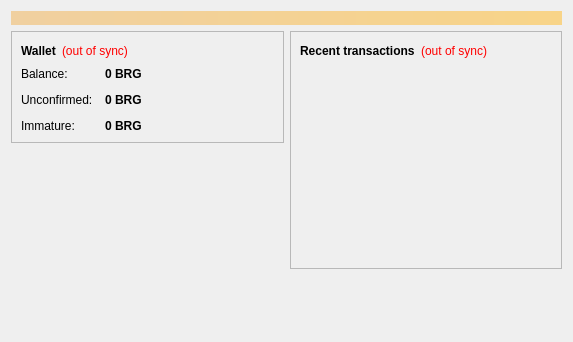
<?xml version="1.0" encoding="UTF-8"?>
<ui version="4.0">
 <class>OverviewPage</class>
 <widget class="QWidget" name="OverviewPage">
  <property name="geometry">
   <rect>
    <x>0</x>
    <y>0</y>
    <width>573</width>
    <height>342</height>
   </rect>
  </property>
  <property name="windowTitle">
   <string>Form</string>
  </property>
  <layout class="QVBoxLayout" name="topLayout">
   <item>
    <widget class="QLabel" name="labelAlerts">
     <property name="visible">
      <bool>false</bool>
     </property>
     <property name="styleSheet">
      <string notr="true">background-color: qlineargradient(x1: 0, y1: 0, x2: 1, y2: 0, stop:0 #F0D0A0, stop:1 #F8D488); color:#000000;</string>
     </property>
     <property name="wordWrap">
      <bool>true</bool>
     </property>
     <property name="margin">
      <number>3</number>
     </property>
    </widget>
   </item>
   <item>
    <layout class="QHBoxLayout" name="horizontalLayout" stretch="1,1">
     <item>
      <layout class="QVBoxLayout" name="verticalLayout_2">
       <item>
        <widget class="QFrame" name="frame">
         <property name="frameShape">
          <enum>QFrame::StyledPanel</enum>
         </property>
         <property name="frameShadow">
          <enum>QFrame::Raised</enum>
         </property>
         <layout class="QVBoxLayout" name="verticalLayout_4">
          <item>
           <layout class="QHBoxLayout" name="horizontalLayout_4">
            <item>
             <widget class="QLabel" name="label_5">
              <property name="font">
               <font>
                <weight>75</weight>
                <bold>true</bold>
               </font>
              </property>
              <property name="text">
               <string>Wallet</string>
              </property>
             </widget>
            </item>
            <item>
             <widget class="QLabel" name="labelWalletStatus">
              <property name="toolTip">
               <string>The displayed information may be out of date. Your wallet automatically synchronizes with the Bitcoin network after a connection is established, but this process has not completed yet.</string>
              </property>
              <property name="styleSheet">
               <string notr="true">QLabel { color: red; }</string>
              </property>
              <property name="text">
               <string notr="true">(out of sync)</string>
              </property>
              <property name="alignment">
               <set>Qt::AlignLeading|Qt::AlignLeft|Qt::AlignVCenter</set>
              </property>
             </widget>
            </item>
            <item>
             <spacer name="horizontalSpacer_2">
              <property name="orientation">
               <enum>Qt::Horizontal</enum>
              </property>
              <property name="sizeHint" stdset="0">
               <size>
                <width>40</width>
                <height>20</height>
               </size>
              </property>
             </spacer>
            </item>
           </layout>
          </item>
          <item>
           <layout class="QFormLayout" name="formLayout_2">
            <property name="fieldGrowthPolicy">
             <enum>QFormLayout::AllNonFixedFieldsGrow</enum>
            </property>
            <property name="horizontalSpacing">
             <number>12</number>
            </property>
            <property name="verticalSpacing">
             <number>12</number>
            </property>
            <item row="0" column="0">
             <widget class="QLabel" name="label">
              <property name="text">
               <string>Balance:</string>
              </property>
             </widget>
            </item>
            <item row="0" column="1">
             <widget class="QLabel" name="labelBalance">
              <property name="font">
               <font>
                <weight>75</weight>
                <bold>true</bold>
               </font>
              </property>
              <property name="cursor">
               <cursorShape>IBeamCursor</cursorShape>
              </property>
              <property name="toolTip">
               <string>Your current balance</string>
              </property>
              <property name="text">
               <string notr="true">0 BRG</string>
              </property>
              <property name="textInteractionFlags">
               <set>Qt::LinksAccessibleByMouse|Qt::TextSelectableByKeyboard|Qt::TextSelectableByMouse</set>
              </property>
             </widget>
            </item>
            <item row="1" column="0">
             <widget class="QLabel" name="label_3">
              <property name="text">
               <string>Unconfirmed:</string>
              </property>
             </widget>
            </item>
            <item row="1" column="1">
             <widget class="QLabel" name="labelUnconfirmed">
              <property name="font">
               <font>
                <weight>75</weight>
                <bold>true</bold>
               </font>
              </property>
              <property name="cursor">
               <cursorShape>IBeamCursor</cursorShape>
              </property>
              <property name="toolTip">
               <string>Total of transactions that have yet to be confirmed, and do not yet count toward the current balance</string>
              </property>
              <property name="text">
               <string notr="true">0 BRG</string>
              </property>
              <property name="textInteractionFlags">
               <set>Qt::LinksAccessibleByMouse|Qt::TextSelectableByKeyboard|Qt::TextSelectableByMouse</set>
              </property>
             </widget>
            </item>
            <item row="2" column="0">
             <widget class="QLabel" name="labelImmatureText">
              <property name="text">
               <string>Immature:</string>
              </property>
             </widget>
            </item>
            <item row="2" column="1">
             <widget class="QLabel" name="labelImmature">
              <property name="font">
               <font>
                <weight>75</weight>
                <bold>true</bold>
               </font>
              </property>
              <property name="toolTip">
               <string>Mined balance that has not yet matured</string>
              </property>
              <property name="text">
               <string notr="true">0 BRG</string>
              </property>
              <property name="textInteractionFlags">
               <set>Qt::LinksAccessibleByMouse|Qt::TextSelectableByKeyboard|Qt::TextSelectableByMouse</set>
              </property>
             </widget>
            </item>
           </layout>
          </item>
         </layout>
        </widget>
       </item>
       <item>
        <spacer name="verticalSpacer">
         <property name="orientation">
          <enum>Qt::Vertical</enum>
         </property>
         <property name="sizeHint" stdset="0">
          <size>
           <width>20</width>
           <height>40</height>
          </size>
         </property>
        </spacer>
       </item>
      </layout>
     </item>
     <item>
      <layout class="QVBoxLayout" name="verticalLayout_3">
       <item>
        <widget class="QFrame" name="frame_2">
         <property name="frameShape">
          <enum>QFrame::StyledPanel</enum>
         </property>
         <property name="frameShadow">
          <enum>QFrame::Raised</enum>
         </property>
         <layout class="QVBoxLayout" name="verticalLayout">
          <item>
           <layout class="QHBoxLayout" name="horizontalLayout_2">
            <item>
             <widget class="QLabel" name="label_4">
              <property name="text">
               <string>&lt;b&gt;Recent transactions&lt;/b&gt;</string>
              </property>
             </widget>
            </item>
            <item>
             <widget class="QLabel" name="labelTransactionsStatus">
              <property name="toolTip">
               <string>The displayed information may be out of date. Your wallet automatically synchronizes with the Bitcoin network after a connection is established, but this process has not completed yet.</string>
              </property>
              <property name="styleSheet">
               <string notr="true">QLabel { color: red; }</string>
              </property>
              <property name="text">
               <string notr="true">(out of sync)</string>
              </property>
              <property name="alignment">
               <set>Qt::AlignRight|Qt::AlignTrailing|Qt::AlignVCenter</set>
              </property>
             </widget>
            </item>
            <item>
             <spacer name="horizontalSpacer">
              <property name="orientation">
               <enum>Qt::Horizontal</enum>
              </property>
              <property name="sizeHint" stdset="0">
               <size>
                <width>40</width>
                <height>20</height>
               </size>
              </property>
             </spacer>
            </item>
           </layout>
          </item>
          <item>
           <widget class="QListView" name="listTransactions">
            <property name="styleSheet">
             <string notr="true">QListView { background: transparent; }</string>
            </property>
            <property name="frameShape">
             <enum>QFrame::NoFrame</enum>
            </property>
            <property name="verticalScrollBarPolicy">
             <enum>Qt::ScrollBarAlwaysOff</enum>
            </property>
            <property name="horizontalScrollBarPolicy">
             <enum>Qt::ScrollBarAlwaysOff</enum>
            </property>
            <property name="selectionMode">
             <enum>QAbstractItemView::NoSelection</enum>
            </property>
           </widget>
          </item>
         </layout>
        </widget>
       </item>
       <item>
        <spacer name="verticalSpacer_2">
         <property name="orientation">
          <enum>Qt::Vertical</enum>
         </property>
         <property name="sizeHint" stdset="0">
          <size>
           <width>20</width>
           <height>40</height>
          </size>
         </property>
        </spacer>
       </item>
      </layout>
     </item>
    </layout>
   </item>
  </layout>
 </widget>
 <resources/>
 <connections/>
</ui>
